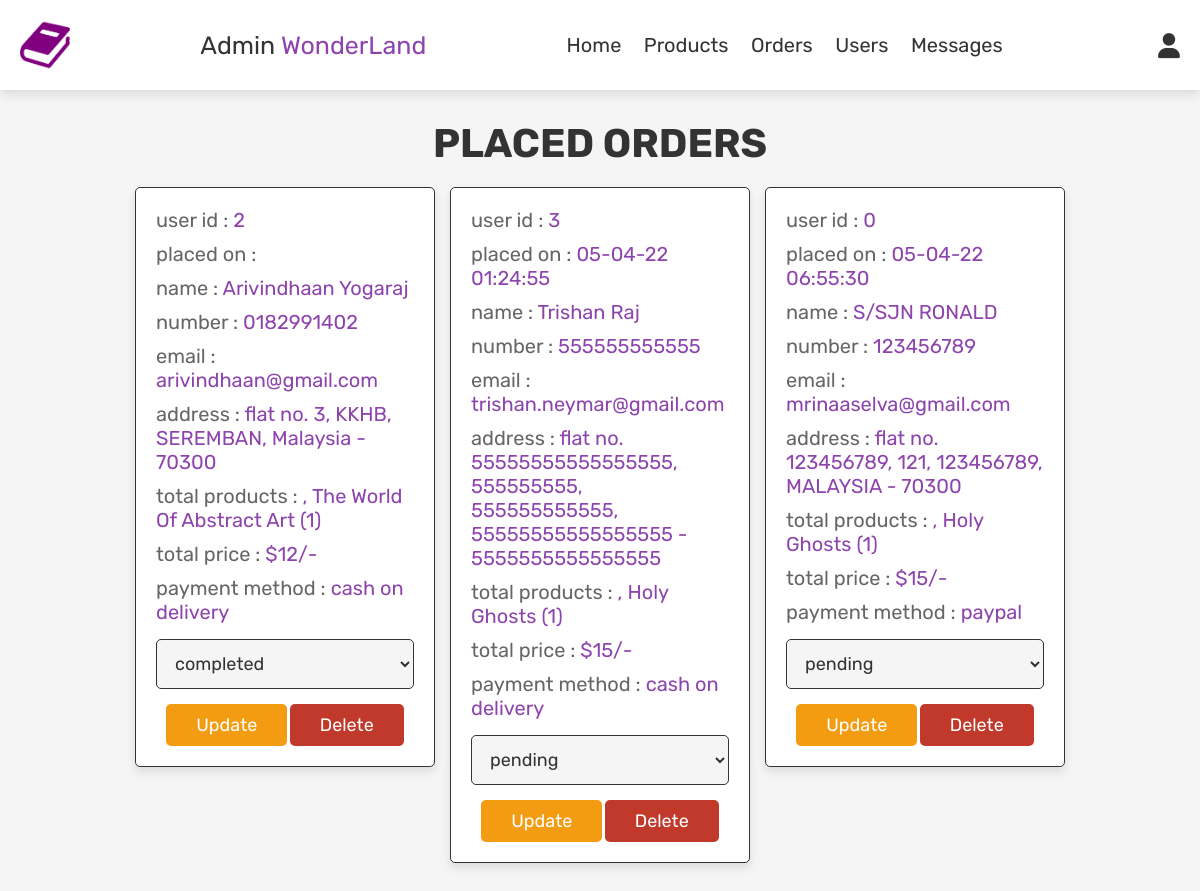
/admin_orders.php (signed in), run on the app's committed database.
### tables this page shows
CREATE TABLE `orders` (
  `id` int(100) NOT NULL,
  `user_id` int(100) NOT NULL,
  `name` varchar(100) NOT NULL,
  `number` varchar(12) NOT NULL,
  `email` varchar(100) NOT NULL,
  `method` varchar(50) NOT NULL,
  `address` varchar(500) NOT NULL,
  `total_products` varchar(1000) NOT NULL,
  `total_price` int(100) NOT NULL,
  `placed_on` varchar(50) NOT NULL,
  `payment_status` varchar(20) NOT NULL DEFAULT 'pending'
);

### admin_orders.php (the view, shortened to what this page needs)
<?php
include 'config.php';
?>
<!DOCTYPE html>
<html lang="en">
<head>
   <link rel="stylesheet" href="https://cdnjs.cloudflare.com/ajax/libs/font-awesome/6.0.0/css/all.min.css">
   <link rel="stylesheet" href="css/admin_style.css">
</head>
<body>
<?php include 'admin_header.php'; ?>
<section class="orders">
   <h1 class="title">placed orders</h1>
   <div class="box-container">
      <?php
      $select_orders = mysqli_query($conn, "SELECT * FROM `orders`") or die('query failed');
      if(mysqli_num_rows($select_orders) > 0){
         while($fetch_orders = mysqli_fetch_assoc($select_orders)){
      ?>
      <div class="box">
         <p> user id : <span><?php echo $fetch_orders['user_id']; ?></span> </p>
         <p> placed on : <span><?php echo $fetch_orders['placed_on']; ?></span> </p>
         <p> name : <span><?php echo $fetch_orders['name']; ?></span> </p>
         <p> number : <span><?php echo $fetch_orders['number']; ?></span> </p>
         <p> email : <span><?php echo $fetch_orders['email']; ?></span> </p>
         <p> address : <span><?php echo $fetch_orders['address']; ?></span> </p>
         <p> total products : <span><?php echo $fetch_orders['total_products']; ?></span> </p>
         <p> total price : <span>$<?php echo $fetch_orders['total_price']; ?>/-</span> </p>
         <p> payment method : <span><?php echo $fetch_orders['method']; ?></span> </p>
         <form action="" method="post">
            <select name="update_payment">
               <option value="" selected disabled><?php echo $fetch_orders['payment_status']; ?></option>
            </select>
            <input type="submit" value="update" name="update_order" class="option-btn">
            <a href="admin_orders.php?delete=<?php echo $fetch_orders['id']; ?>" onclick="return confirm('delete this order?');" class="delete-btn">delete</a>
         </form>
      </div>
      <?php
         }
      }else{
         echo '<p class="empty">no orders placed yet!</p>';
      }
      ?>
   </div>
</section>
</body>
</html>

### css/admin_style.css (style rules this page uses)
:root { --purple:#8e44ad; --red:#c0392b; --orange:#f39c12; --black:#333; --white:#fff; --light-color:#666; --light-white:#ccc; --light-bg:#f5f5f5; --border:.1rem solid var(--black); --box-shadow:0 .5rem 1rem rgba(0,0,0,.1); }
* { font-family: 'Rubik', sans-serif; margin:0; padding:0; box-sizing: border-box; outline: none; border:none; text-decoration: none; transition:all .2s linear; }
html { font-size: 62.5%; overflow-x: hidden; }
body { background-color: var(--light-bg); }
section { padding:3rem 2rem; }
.title { text-align: center; margin-bottom: 2rem; text-transform: uppercase; color:var(--black); font-size: 4rem; }
.btn, .option-btn, .delete-btn, .white-btn { display: inline-block; margin-top: 1rem; padding:1rem 3rem; cursor: pointer; color:var(--white); font-size: 1.8rem; border-radius: .5rem; text-transform: capitalize; }
.option-btn { background-color: var(--orange); }
.delete-btn { background-color: var(--red); }
.orders .box-container { display: grid; grid-template-columns: repeat(auto-fit, 30rem); justify-content: center; gap:1.5rem; max-width: 1200px; margin:0 auto; align-items: flex-start; }
.orders .box-container .box { background-color: var(--white); padding:2rem; border:var(--border); box-shadow: var(--box-shadow); border-radius: .5rem; }
.orders .box-container .box p { padding-bottom: 1rem; font-size: 2rem; color:var(--light-color); }
.orders .box-container .box p span { color:var(--purple); }
.orders .box-container .box form { text-align: center; }
.orders .box-container .box form select { border-radius: .5rem; margin:.5rem 0; width: 100%; background-color: var(--light-bg); border:var(--border); padding:1.2rem 1.4rem; font-size: 1.8rem; color:var(--black); }

### data on the page
orders: user "2", name "Arivindhaan Yogaraj", number "0182991402", email "arivindhaan@gmail.com", address "flat no. 3, KKHB, SEREMBAN, Malaysia - 70300", total_products ", The World Of Abstract Art (1)", total_price "12", method "cash on delivery", update_payment "completed"
orders: user "3", placed_on "05-04-22 01:24:55", name "Trishan Raj", number "555555555555", email "trishan.neymar@gmail.com", address "flat no. 55555555555555555, 555555555, 555555555555, 55555555555555555 - 5555555555555555", total_products ", Holy Ghosts (1)", total_price "15", method "cash on delivery", update_payment "pending"
orders: user "0", placed_on "05-04-22 06:55:30", name "S/SJN RONALD", number "123456789", email "mrinaaselva@gmail.com", address "flat no. 123456789, 121, 123456789, MALAYSIA - 70300", total_products ", Holy Ghosts (1)", total_price "15", method "paypal", update_payment "pending"
